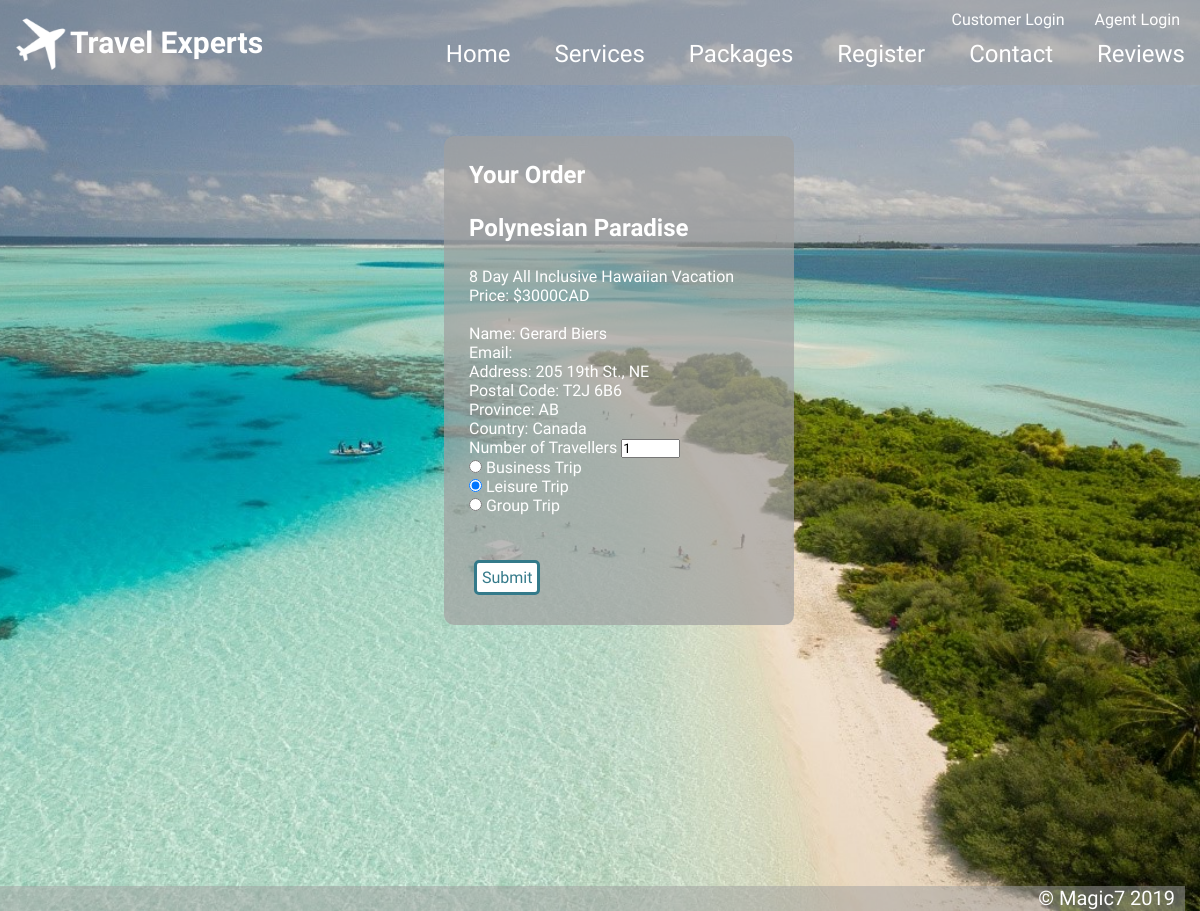
/order_checkout.php?pkg=Polynesian Paradise, run on the app's committed database.
### tables this page shows
CREATE TABLE `packages` (
  `PackageId` int(11) NOT NULL,
  `PkgName` varchar(50) NOT NULL,
  `PkgStartDate` date DEFAULT NULL,
  `PkgEndDate` date DEFAULT NULL,
  `PkgDesc` varchar(50) DEFAULT NULL,
  `PkgBasePrice` decimal(19,0) NOT NULL,
  `PkgAgencyCommission` decimal(19,4) DEFAULT NULL
);

CREATE TABLE `customers` (
  `CustomerId` int(11) NOT NULL,
  `CustFirstName` varchar(25) NOT NULL,
  `CustLastName` varchar(25) NOT NULL,
  `CustAddress` varchar(75) NOT NULL,
  `CustCity` varchar(50) NOT NULL,
  `CustProv` varchar(2) NOT NULL,
  `CustPostal` varchar(7) NOT NULL,
  `CustCountry` varchar(25) DEFAULT NULL,
  `CustPhone` varchar(20) DEFAULT NULL,
  `CustEmail` varchar(50) NOT NULL,
  `AgentId` int(11) DEFAULT NULL,
  `UserID` varchar(50) NOT NULL,
  `UserPwd` varchar(60) NOT NULL
);

### order_checkout.php (the view, shortened to what this page needs)
<?php
include 'header.php';
include 'menu.php';
$link = mysqli_connect("localhost", "root", "", "travelexperts") or die("Connection Error: " . mysqli_connect_error());
$PkgName = $_GET["pkg"];
$sql = "SELECT PackageId FROM packages  WHERE PkgName LIKE '%" . $PkgName . "%'";
$result = mysqli_query($link, $sql) or die("SQL Error");
while ($row = mysqli_fetch_row($result)){
    $PkgId = $row[0];
}
$sql = "SELECT PkgName, PkgDesc, PkgBasePrice FROM packages WHERE PackageId =" . $PkgId;
$result = mysqli_query($link, $sql) or die("SQL Error");
while ($row = mysqli_fetch_assoc($result)){
    $PkgName = $row['PkgName'];
    $PkgDesc = $row['PkgDesc'];
    $PkgBasePrice = $row['PkgBasePrice'];
}
$sql = "SELECT CustomerId, CustFirstName, CustLastName, CustAddress, CustCity, CustProv, CustPostal, CustCountry, CustPhone, CustEmail FROM customers WHERE UserID ='" . $_SESSION['CustUserID'] . "'";
$result = mysqli_query($link, $sql) or die("SQL Error");
while ($row = mysqli_fetch_assoc($result)){
    $CustFirstName = $row['CustFirstName'];
    $CustLastName = $row['CustLastName'];
    $CustAddress = $row['CustAddress'];
    $CustProv = $row['CustProv'];
    $CustPostal = $row['CustPostal'];
    $CustCountry = $row['CustCountry'];
    $CustEmail = $row['CustEmail'];
}
echo ("
      <div class='contain'>
        <div id='packageBox'>
            <h2> Your Order </h2>");
            echo("<form action='submitOrder.php' method='post'>");
            echo("<h2>" . $PkgName . "</h2>");
            echo("<p>" . $PkgDesc . "</p>");
            echo("<p>Price: $" . $PkgBasePrice . "CAD</p><br>");
            echo("<p>Name: " . $CustFirstName . " " . $CustLastName);
            echo("<p>Email: " . $CustEmail);
            echo("<p>Address: " . $CustAddress);
            echo("<p>Postal Code: " . $CustPostal);
            echo("<p>Province: " . $CustProv);
            echo("<p>Country: " . $CustCountry);
            echo("<br><label for='travellers'> Number of Travellers </label>
                <input type='text' name='travellers' value='1' size='3'><br>");
            echo("<input type='radio' name='triptype' value='B'> Business Trip <br>
                <input type='radio' name='triptype' value='L' checked> Leisure Trip <br>
                <input type='radio' name='triptype' value='G'> Group Trip <br>");
            echo("<br><button type='submit'> Submit</button>");
            echo("</form>");
        echo("</div></div>");
include 'footer.php';
?>

### style.css (style rules this page uses)
* { margin: 0; padding: 0; font-family: 'Arsenal', sans-serif; }
.contain { text-align: center; min-height: 100vh; margin-top: 85px; padding-top: 1px; margin-bottom:0; }
#packageBox { background: rgba(160, 160, 160, 0.7); width: 300px; margin: 50px 37vw; padding: 25px; color: white; border-radius: 10px; align-content: center; text-align: left; }
#packageBox h2 { margin-bottom: 25px; }
#packageBox button { cursor: pointer; padding: 5px; margin: 5px; color: #347A8A; background-color: white; color: #347A8A; border: solid 3px #347A8A; border-radius: 5px; font-size: 16px; }

### data on the page
packages: PkgName "Polynesian Paradise", PkgDesc "8 Day All Inclusive Hawaiian Vacation", PkgBasePrice "3000"
customers: CustFirstName "Gerard", CustLastName "Biers", CustAddress "205 19th St., NE", CustPostal "T2J 6B6", CustProv "AB", CustCountry "Canada"
